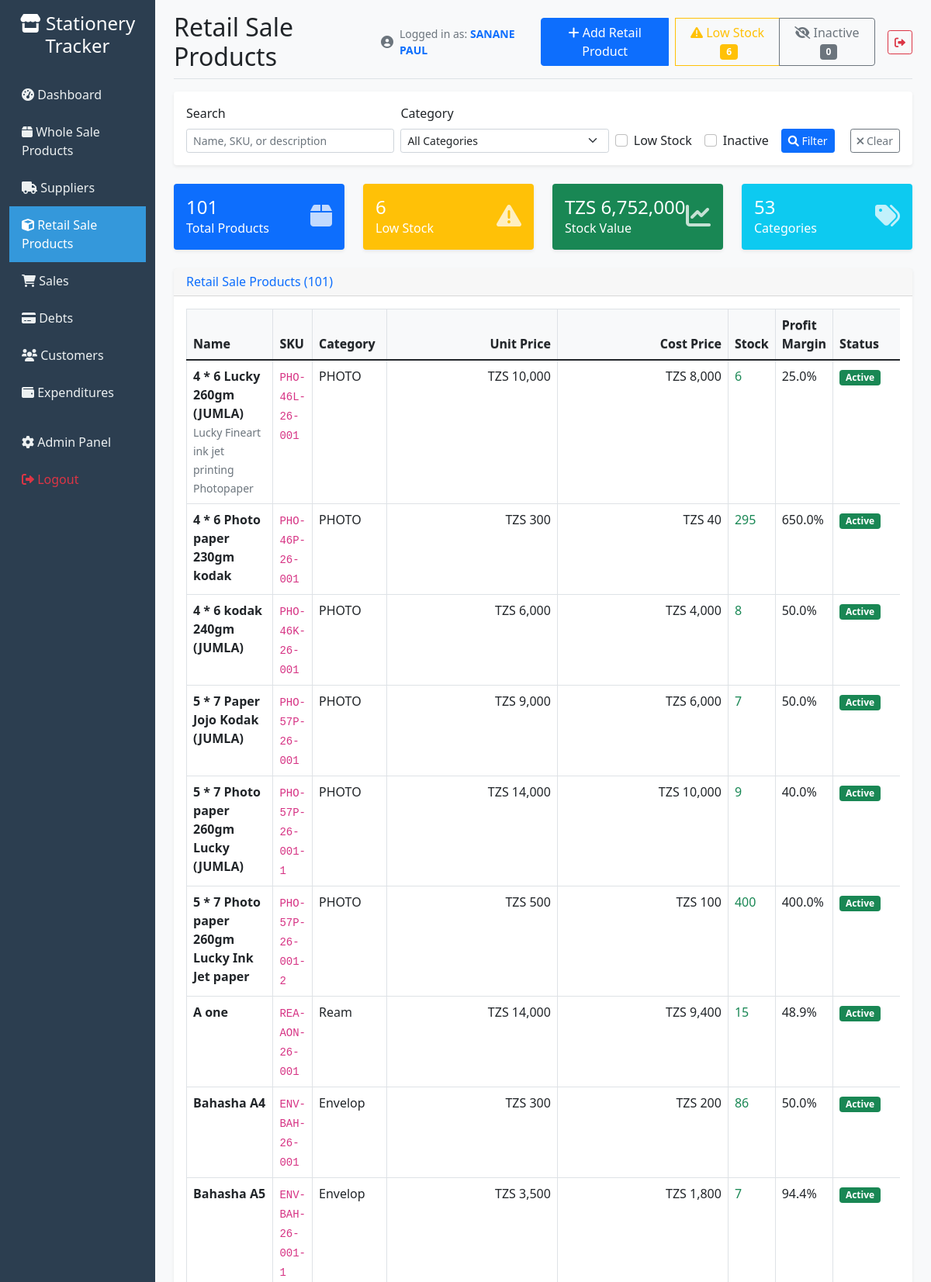
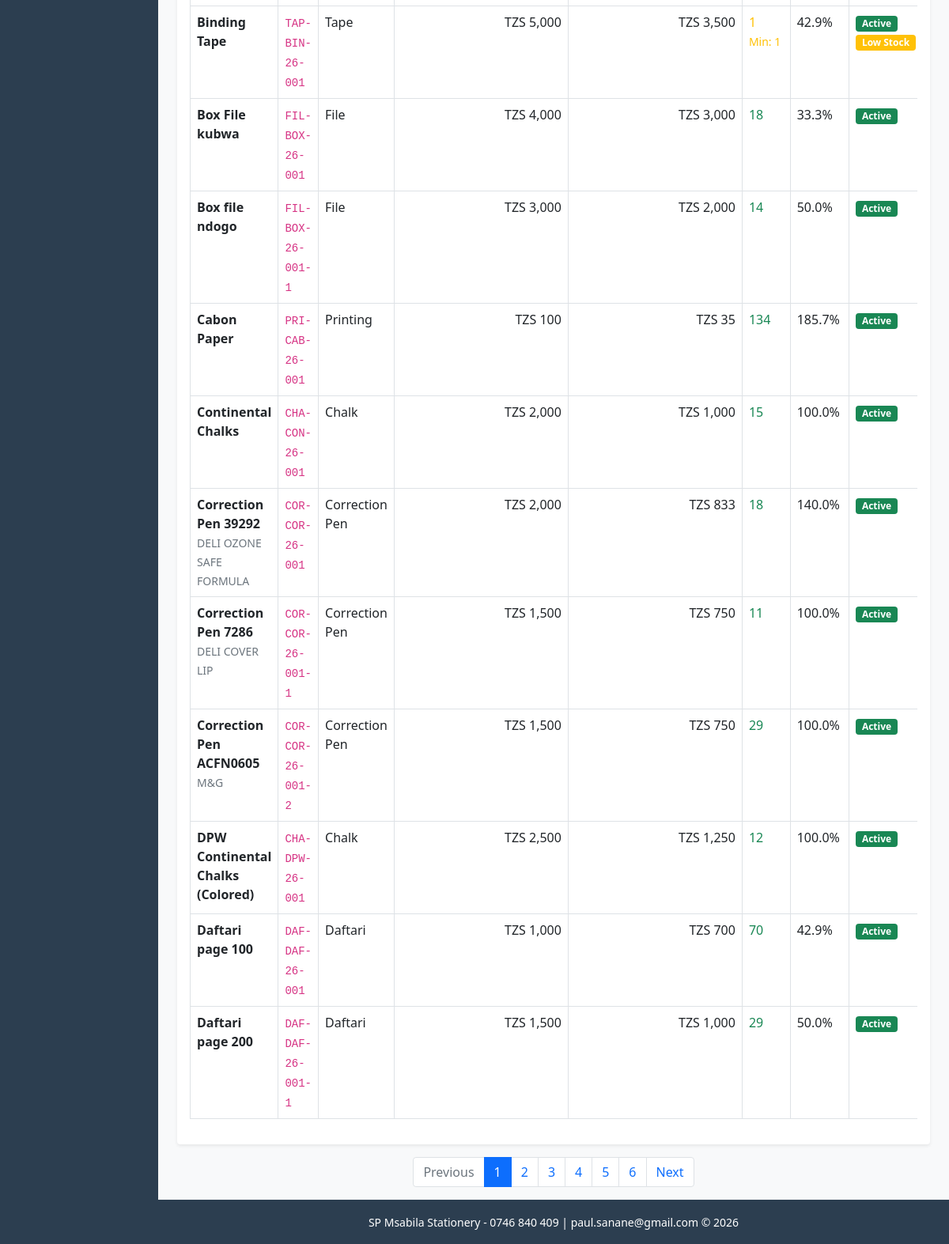
The page /stationery/ (signed in) on the database as committed earlier (2 pictures, top to bottom).
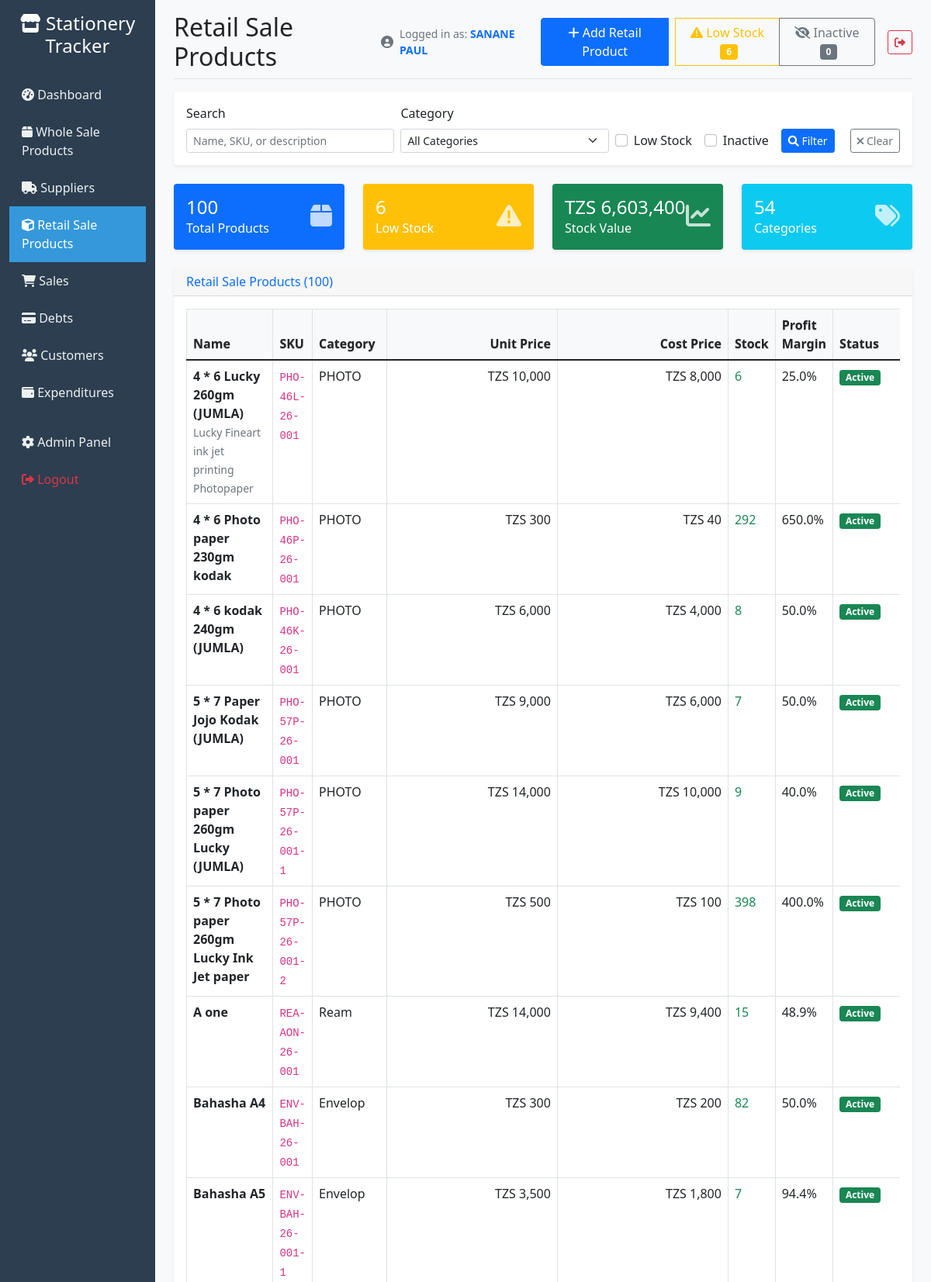
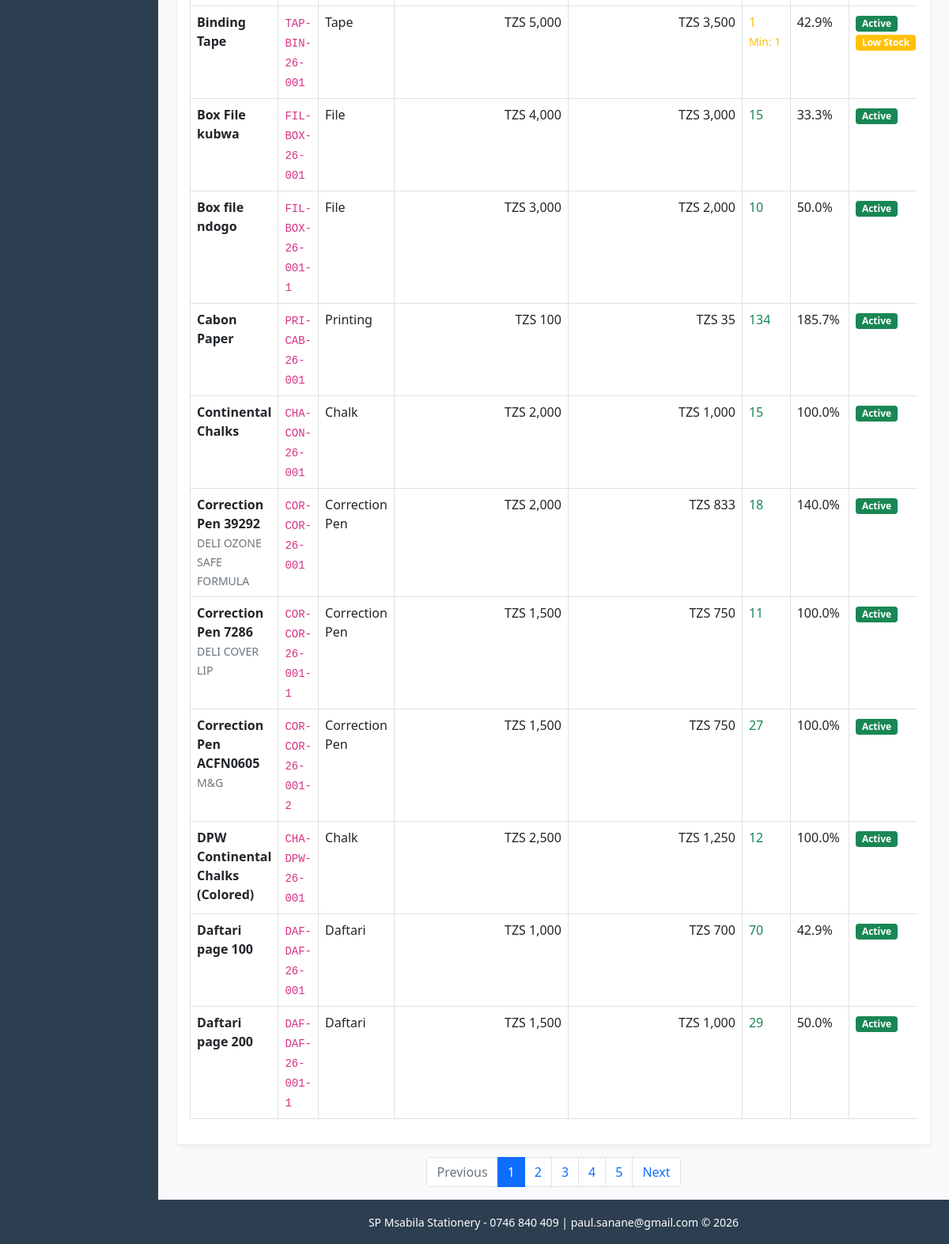
The same page on the database as committed later (2 pictures, top to bottom).
### tracker/models.py (models this page shows, shortened)
class StationeryItem(models.Model):
    name = models.CharField(max_length=200)
    description = models.TextField(blank=True)
    category = models.ForeignKey(Category, on_delete=models.CASCADE, related_name='items')
    sku = models.CharField(max_length=50, unique=True, help_text="Stock Keeping Unit")
    unit_price = models.DecimalField(max_digits=10, decimal_places=2, validators=[MinValueValidator(Decimal('0.01'))])
    cost_price = models.DecimalField(max_digits=10, decimal_places=2, validators=[MinValueValidator(Decimal('0.01'))])
    stock_quantity = models.PositiveIntegerField(default=0)
    minimum_stock = models.PositiveIntegerField(default=0, help_text="Minimum stock level before reorder")
    supplier = models.CharField(max_length=200, blank=True)
    created_at = models.DateTimeField(auto_now_add=True)
    updated_at = models.DateTimeField(auto_now=True)
    is_active = models.BooleanField(default=True)
    class Meta:
        ordering = ['name']
    @property
    def profit_margin(self):
        if self.cost_price > 0:
            return ((self.unit_price - self.cost_price) / self.cost_price) * 100
        return 0
    @property
    def is_low_stock(self):
        return self.stock_quantity <= self.minimum_stock
    def get_total_value(self):
        return self.stock_quantity * self.unit_price

class Category(models.Model):
    name = models.CharField(max_length=100, unique=True)
    description = models.TextField(blank=True)
    created_at = models.DateTimeField(auto_now_add=True)
    class Meta:
        verbose_name_plural = "Categories"
        ordering = ['name']

### tracker/views.py (the view)
# urls.py: path('stationery/', views.stationery_list, name='stationery_list'),
@login_required
def stationery_list(request):
    items = StationeryItem.objects.select_related('category').all()
    category_id = request.GET.get('category')
    if category_id:
        items = items.filter(category_id=category_id)
    raw_search = request.GET.get('search')
    if raw_search and raw_search.strip().lower() != 'none':
        search_query = raw_search.strip()
        items = items.filter(
            Q(name__icontains=search_query) |
            Q(sku__icontains=search_query) |
            Q(description__icontains=search_query)
        )
    else:
        search_query = ''
    low_stock_flag = request.GET.get('low_stock')
    inactive_flag = request.GET.get('inactive')
    selected_low_stock = False
    selected_inactive = False
    if inactive_flag in (None, '', 'None'):
        items = items.filter(Q(is_active=True) | Q(is_active__isnull=True))
    else:
        selected_inactive = True
    low_stock_count = items.filter(stock_quantity__lte=models.F('minimum_stock')).count()
    inactive_count = items.filter(is_active=False).count()
    if low_stock_flag not in (None, '', 'None'):
        selected_low_stock = True
        items = items.filter(stock_quantity__lte=models.F('minimum_stock'))
    if selected_inactive:
        items = items.filter(is_active=False)
    categories = Category.objects.all()
    total_products = items.count()
    low_stock_products = items.filter(stock_quantity__lte=models.F('minimum_stock')).count()
    total_stock_value = sum(item.get_total_value() for item in items)
    page = request.GET.get('page')
    paginator = Paginator(items, 20)
    page_obj = paginator.get_page(page)
    context = {
        'items': page_obj,
        'categories': categories,
        'selected_category': category_id,
        'search_query': search_query,
        'paginator': paginator,
        'page_obj': page_obj,
        'selected_low_stock': selected_low_stock,
        'low_stock_count': low_stock_count,
        'selected_inactive': selected_inactive,
        'inactive_count': inactive_count,
        'total_products': total_products,
        'low_stock_products': low_stock_products,
        'total_stock_value': total_stock_value,
    }
    return render(request, 'tracker/stationery_list.html', context)

### tracker/templatetags/querystring.py (called while the page is built)
@register.simple_tag(takes_context=True)
def url_replace(context, field, value):
    request = context.get('request')
    if not request:
        return ''
    params = request.GET.copy()
    if value in (None, '', 'None'):
        params.pop(field, None)
    else:
        params[field] = value
    return params.urlencode()

### templates/tracker/stationery_list.html (shortened to what the changed rows need)
{% extends 'base.html' %}
{% load humanize querystring %}
{% block page_title %}Retail Sale Products{% endblock %}
{% block content %}
<div class="row mb-4">
    <div class="col-md-3">
        <div class="card bg-primary text-white">
            <div class="card-body">
                <div class="d-flex justify-content-between">
                    <div>
                        <h4 class="mb-0">{{ total_products }}</h4>
                        <p class="mb-0">Total Products</p>
                    </div>
                </div>
            </div>
        </div>
    </div>
    <div class="col-md-3">
        <div class="card bg-success text-white">
            <div class="card-body">
                <div class="d-flex justify-content-between">
                    <div>
                        <h4 class="mb-0">TZS {{ total_stock_value|floatformat:0|intcomma }}</h4>
                        <p class="mb-0">Stock Value</p>
                    </div>
                </div>
            </div>
        </div>
    </div>
    <div class="col-md-3">
        <div class="card bg-info text-white">
            <div class="card-body">
                <div class="d-flex justify-content-between">
                    <div>
                        <h4 class="mb-0">{{ categories.count }}</h4>
                        <p class="mb-0">Categories</p>
                    </div>
                </div>
            </div>
        </div>
    </div>
</div>
<div class="card">
    <div class="card-header">
        <h6 class="m-0 font-weight-bold text-primary">Retail Sale Products ({{ items.paginator.count }})</h6>
    </div>
    <div class="card-body">
        {% if items %}
            <div class="table-responsive">
                <table class="table table-bordered table-hover">
                    <thead>
                        <tr>
                            <th>Name</th>
                            <th>SKU</th>
                            <th>Category</th>
                            <th class="money-col">Unit Price</th>
                            <th class="money-col">Cost Price</th>
                            <th>Stock</th>
                            <th>Profit Margin</th>
                            <th>Status</th>
                        </tr>
                    </thead>
                    <tbody>
                        {% for item in items %}
                        <tr>
                            <td>
                                <strong>{{ item.name }}</strong>
                                {% if item.description %}
                                    <br><small class="text-muted">{{ item.description|truncatechars:50 }}</small>
                                {% endif %}
                            </td>
                            <td><code>{{ item.sku }}</code></td>
                            <td>{{ item.category.name }}</td>
                            <td class="money-col">TZS {{ item.unit_price|floatformat:0|intcomma }}</td>
                            <td class="money-col">TZS {{ item.cost_price|floatformat:0|intcomma }}</td>
                            <td>
                                <span class="{% if item.is_low_stock %}text-warning{% else %}text-success{% endif %}">
                                    {{ item.stock_quantity }}
                                </span>
                            </td>
                            <td>{{ item.profit_margin|floatformat:1 }}%</td>
                            <td>
                                {% if item.is_active %}
                                    <span class="badge bg-success">Active</span>
                                {% else %}
                                    <span class="badge bg-secondary">Inactive</span>
                                {% endif %}
                            </td>
                        </tr>
                        {% endfor %}
                    </tbody>
                </table>
            </div>
        {% endif %}
    </div>
</div>
{% if page_obj.has_other_pages %}
<nav aria-label="Stationery pagination" class="mt-3">
    <ul class="pagination justify-content-center">
        {% for num in page_obj.paginator.page_range %}
            {% if num == page_obj.number %}
                <li class="page-item active"><span class="page-link">{{ num }}</span></li>
            {% else %}
                <li class="page-item"><a class="page-link" href="?{% url_replace 'page' num %}">{{ num }}</a></li>
            {% endif %}
        {% endfor %}
    </ul>
</nav>
{% endif %}
{% endblock %}

Rows that differ between the two databases and show on the page:
changed StationeryItem "4 * 6 Photo paper 230gm kodak": stock_quantity "295" → "292"
changed StationeryItem "5 * 7 Photo paper 260gm Lucky Ink Jet paper": stock_quantity "400" → "398"
changed StationeryItem "Bahasha A4": stock_quantity "86" → "82"
changed StationeryItem "Box File kubwa": stock_quantity "18" → "15"
changed StationeryItem "Box file ndogo": stock_quantity "14" → "10"
changed StationeryItem "Correction Pen ACFN0605": stock_quantity "29" → "27"
Other text that changed with them:
{{ total_products }}: "101" → "100"
{{ total_stock_value|floatformat:0|intcomma }}: "6,752,000" → "6,603,400"
{{ categories.count }}: "53" → "54"
{{ items.paginator.count }}: "101" → "100"
list line gone: "6"
